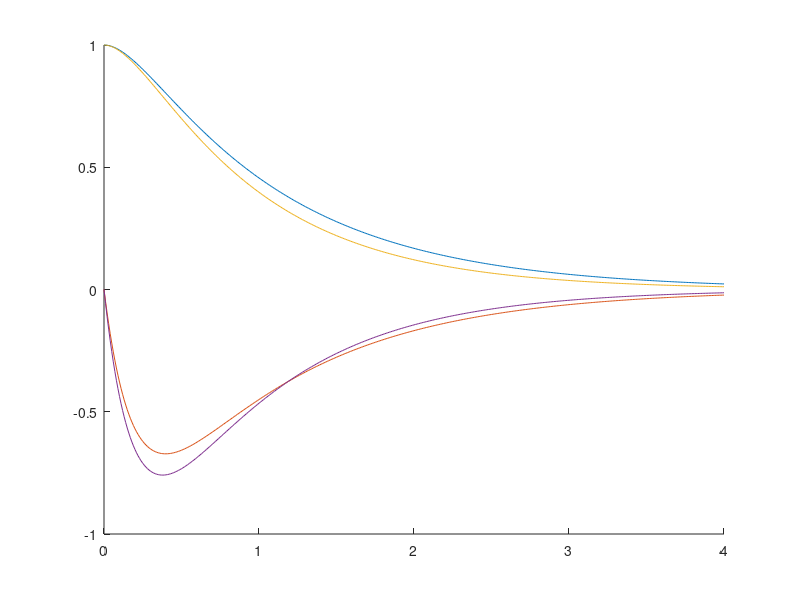

Recreate this plot in MATLAB.
% スクリプトと中身とコメントを書く
clear
clf

A = [0 1; -5 -6];
B = [0; 1];
C = [1 0];
Q = [1 0; 0 1];
R = 1;

F = lqr(A, B, Q, R);

t = 0 : 0.01 : 4;
i = 0;
x0 = [1; 0];
for n = t
  i = i + 1;
  x = expm((A - B*F)*n) * x0;
  x1(i) = x(1, 1);
  x2(i) = x(2, 1);
end

hold on
plot(t, x1, t, x2)

Q = [100 0; 0 1];
R = 10;

F = lqr(A, B, Q, R);

t = 0 : 0.01 : 4;
i = 0;
x0 = [1; 0];
for n = t
  i = i + 1;
  x = expm((A - B*F)*n) * x0;
  x1(i) = x(1, 1);
  x2(i) = x(2, 1);
end

plot(t, x1, t, x2)
hold off